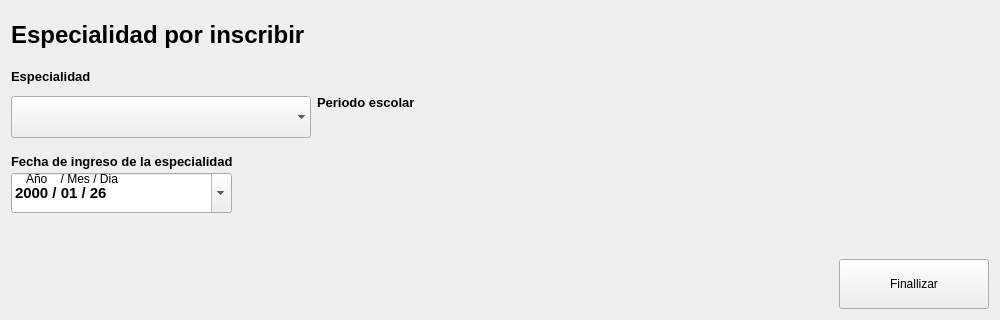
              <widget class="QFrame" name="especialidad_incribir">
               <property name="sizePolicy">
                <sizepolicy hsizetype="Preferred" vsizetype="Preferred">
                 <horstretch>0</horstretch>
                 <verstretch>10</verstretch>
                </sizepolicy>
               </property>
               <property name="minimumSize">
                <size>
                 <width>1000</width>
                 <height>320</height>
                </size>
               </property>
               <property name="styleSheet">
                <string notr="true"/>
               </property>
               <property name="frameShape">
                <enum>QFrame::NoFrame</enum>
               </property>
               <property name="frameShadow">
                <enum>QFrame::Raised</enum>
               </property>
               <property name="tipo" stdset="0">
                <string>espacio_preguntas_form</string>
               </property>
               <layout class="QVBoxLayout" name="verticalLayout_11">
                <property name="topMargin">
                 <number>20</number>
                </property>
                <item alignment="Qt::AlignLeft">
                 <widget class="QLabel" name="label_titulo_especialidad_incribrir">
                  <property name="maximumSize">
                   <size>
                    <width>16777215</width>
                    <height>30</height>
                   </size>
                  </property>
                  <property name="font">
                   <font>
                    <family>Arial</family>
                    <pointsize>18</pointsize>
                    <weight>75</weight>
                    <bold>true</bold>
                   </font>
                  </property>
                  <property name="styleSheet">
                   <string notr="true"/>
                  </property>
                  <property name="text">
                   <string>Especialidad por inscribir</string>
                  </property>
                  <property name="scaledContents">
                   <bool>false</bool>
                  </property>
                 </widget>
                </item>
                <item>
                 <widget class="QFrame" name="preguntas_especialidad_inscribit">
                  <property name="styleSheet">
                   <string notr="true"/>
                  </property>
                  <property name="frameShape">
                   <enum>QFrame::NoFrame</enum>
                  </property>
                  <property name="frameShadow">
                   <enum>QFrame::Raised</enum>
                  </property>
                  <layout class="QGridLayout" name="gridLayout_7">
                   <property name="leftMargin">
                    <number>0</number>
                   </property>
                   <property name="topMargin">
                    <number>0</number>
                   </property>
                   <property name="rightMargin">
                    <number>0</number>
                   </property>
                   <property name="bottomMargin">
                    <number>0</number>
                   </property>
                   <item row="0" column="0">
                    <layout class="QVBoxLayout" name="verticalLayout_41">
                     <property name="spacing">
                      <number>0</number>
                     </property>
                     <item>
                      <widget class="QLabel" name="label_especialidad_incribir">
                       <property name="enabled">
                        <bool>true</bool>
                       </property>
                       <property name="maximumSize">
                        <size>
                         <width>16777215</width>
                         <height>40</height>
                        </size>
                       </property>
                       <property name="font">
                        <font>
                         <family>Arial</family>
                         <pointsize>10</pointsize>
                         <weight>75</weight>
                         <bold>true</bold>
                        </font>
                       </property>
                       <property name="styleSheet">
                        <string notr="true"/>
                       </property>
                       <property name="text">
                        <string>Especialidad</string>
                       </property>
                       <property name="scaledContents">
                        <bool>false</bool>
                       </property>
                      </widget>
                     </item>
                     <item>
                      <widget class="QComboBox" name="boton_de_especialidad">
                       <property name="enabled">
                        <bool>true</bool>
                       </property>
                       <property name="sizePolicy">
                        <sizepolicy hsizetype="Fixed" vsizetype="Fixed">
                         <horstretch>0</horstretch>
                         <verstretch>0</verstretch>
                        </sizepolicy>
                       </property>
                       <property name="minimumSize">
                        <size>
                         <width>300</width>
                         <height>42</height>
                        </size>
                       </property>
                       <property name="styleSheet">
                        <string notr="true"/>
                       </property>
                       <property name="editable">
                        <bool>false</bool>
                       </property>
                       <property name="currentText">
                        <string/>
                       </property>
                       <property name="currentIndex">
                        <number>-1</number>
                       </property>
                       <property name="insertPolicy">
                        <enum>QComboBox::NoInsert</enum>
                       </property>
                       <property name="iconSize">
                        <size>
                         <width>40</width>
                         <height>40</height>
                        </size>
                       </property>
                       <property name="placeholderText">
                        <string/>
                       </property>
                       <property name="duplicatesEnabled">
                        <bool>false</bool>
                       </property>
                       <property name="frame">
                        <bool>false</bool>
                       </property>
                      </widget>
                     </item>
                    </layout>
                   </item>
                   <item row="0" column="1">
                    <layout class="QHBoxLayout" name="horizontalLayout_3">
                     <property name="topMargin">
                      <number>10</number>
                     </property>
                     <item alignment="Qt::AlignLeft">
                      <widget class="QLabel" name="label_periodo_escolar">
                       <property name="maximumSize">
                        <size>
                         <width>200</width>
                         <height>16777215</height>
                        </size>
                       </property>
                       <property name="font">
                        <font>
                         <family>Arial</family>
                         <pointsize>10</pointsize>
                         <weight>75</weight>
                         <bold>true</bold>
                        </font>
                       </property>
                       <property name="styleSheet">
                        <string notr="true"/>
                       </property>
                       <property name="text">
                        <string>Periodo escolar</string>
                       </property>
                       <property name="textFormat">
                        <enum>Qt::PlainText</enum>
                       </property>
                       <property name="scaledContents">
                        <bool>true</bool>
                       </property>
                      </widget>
                     </item>
                     <item alignment="Qt::AlignLeft">
                      <widget class="QLabel" name="label_mostrar_periodo_escolar">
                       <property name="sizePolicy">
                        <sizepolicy hsizetype="Preferred" vsizetype="Preferred">
                         <horstretch>10</horstretch>
                         <verstretch>10</verstretch>
                        </sizepolicy>
                       </property>
                       <property name="minimumSize">
                        <size>
                         <width>200</width>
                         <height>0</height>
                        </size>
                       </property>
                       <property name="maximumSize">
                        <size>
                         <width>200</width>
                         <height>16777215</height>
                        </size>
                       </property>
                       <property name="font">
                        <font>
                         <family>Arial</family>
                         <pointsize>13</pointsize>
                         <weight>75</weight>
                         <bold>true</bold>
                        </font>
                       </property>
                       <property name="styleSheet">
                        <string notr="true"/>
                       </property>
                       <property name="text">
                        <string/>
                       </property>
                       <property name="textFormat">
                        <enum>Qt::PlainText</enum>
                       </property>
                       <property name="scaledContents">
                        <bool>true</bool>
                       </property>
                      </widget>
                     </item>
                    </layout>
                   </item>
                   <item row="1" column="0">
                    <widget class="QFrame" name="espacio_fecha_especialidad">
                     <property name="styleSheet">
                      <string/>
                     </property>
                     <widget class="QLabel" name="label_fecha_de_ingreso_especialidad">
                      <property name="geometry">
                       <rect>
                        <x>0</x>
                        <y>9</y>
                        <width>231</width>
                        <height>16</height>
                       </rect>
                      </property>
                      <property name="maximumSize">
                       <size>
                        <width>300</width>
                        <height>40</height>
                       </size>
                      </property>
                      <property name="font">
                       <font>
                        <family>Arial</family>
                        <pointsize>10</pointsize>
                        <weight>75</weight>
                        <bold>true</bold>
                       </font>
                      </property>
                      <property name="styleSheet">
                       <string notr="true"/>
                      </property>
                      <property name="text">
                       <string>Fecha de ingreso de la especialidad</string>
                      </property>
                      <property name="scaledContents">
                       <bool>false</bool>
                      </property>
                     </widget>
                     <widget class="QDateEdit" name="dateedit_fecha_ingreso_especialidad">
                      <property name="geometry">
                       <rect>
                        <x>0</x>
                        <y>29</y>
                        <width>221</width>
                        <height>40</height>
                       </rect>
                      </property>
                      <property name="minimumSize">
                       <size>
                        <width>0</width>
                        <height>40</height>
                       </size>
                      </property>
                      <property name="font">
                       <font>
                        <family>Arial</family>
                        <pointsize>11</pointsize>
                        <weight>75</weight>
                        <italic>false</italic>
                        <bold>true</bold>
                       </font>
                      </property>
                      <property name="toolTip">
                       <string>Año/Mes/Dia</string>
                      </property>
                      <property name="styleSheet">
                       <string notr="true"/>
                      </property>
                      <property name="wrapping">
                       <bool>false</bool>
                      </property>
                      <property name="frame">
                       <bool>true</bool>
                      </property>
                      <property name="accelerated">
                       <bool>true</bool>
                      </property>
                      <property name="keyboardTracking">
                       <bool>true</bool>
                      </property>
                      <property name="showGroupSeparator" stdset="0">
                       <bool>true</bool>
                      </property>
                      <property name="currentSection">
                       <enum>QDateTimeEdit::YearSection</enum>
                      </property>
                      <property name="displayFormat">
                       <string>yyyy / MM / dd</string>
                      </property>
                      <property name="calendarPopup">
                       <bool>true</bool>
                      </property>
                      <property name="currentSectionIndex">
                       <number>0</number>
                      </property>
                      <property name="date">
                       <date>
                        <year>2000</year>
                        <month>1</month>
                        <day>26</day>
                       </date>
                      </property>
                     </widget>
                     <widget class="QLabel" name="label_5">
                      <property name="geometry">
                       <rect>
                        <x>15</x>
                        <y>27</y>
                        <width>101</width>
                        <height>16</height>
                       </rect>
                      </property>
                      <property name="styleSheet">
                       <string notr="true"/>
                      </property>
                      <property name="text">
                       <string>Año    / Mes / Dia</string>
                      </property>
                     </widget>
                    </widget>
                   </item>
                   <item row="2" column="2">
                    <widget class="QPushButton" name="boton_finalizar">
                     <property name="sizePolicy">
                      <sizepolicy hsizetype="Fixed" vsizetype="Fixed">
                       <horstretch>0</horstretch>
                       <verstretch>0</verstretch>
                      </sizepolicy>
                     </property>
                     <property name="minimumSize">
                      <size>
                       <width>150</width>
                       <height>50</height>
                      </size>
                     </property>
                     <property name="cursor">
                      <cursorShape>PointingHandCursor</cursorShape>
                     </property>
                     <property name="styleSheet">
                      <string notr="true"/>
                     </property>
                     <property name="text">
                      <string>Finallizar</string>
                     </property>
                    </widget>
                   </item>
                  </layout>
                 </widget>
                </item>
               </layout>
              </widget>
